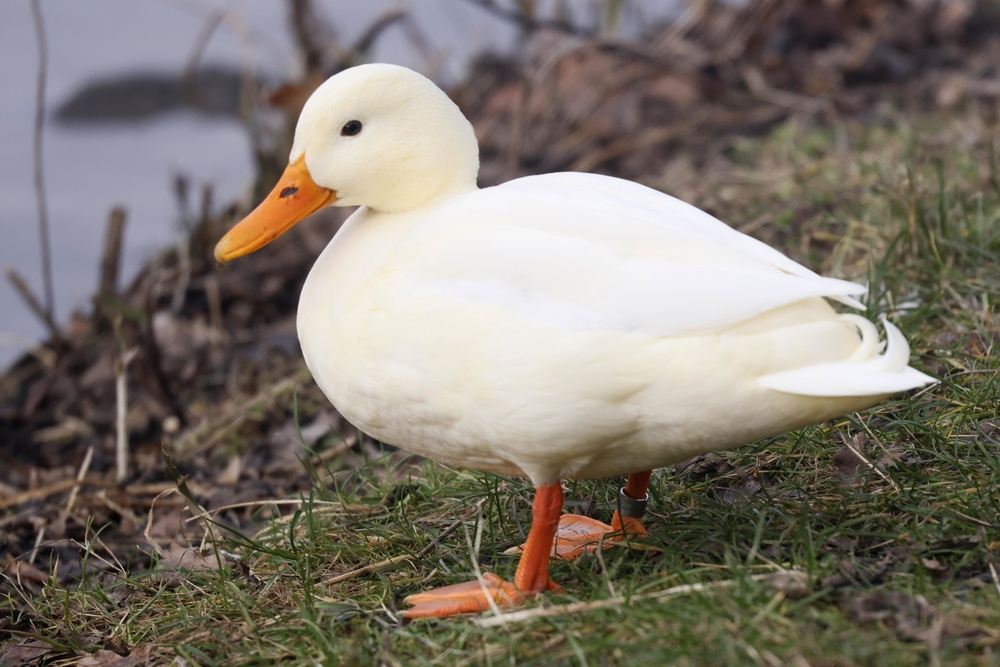
#> input picture sample.jpg, 1000 x 667 px, shrunk from 2048 x 1366 before the run
$ python lab_semana1.py
#> lines starting #> are read from the running program, lines starting #| are printed output that depends on the picture; after the words box and inside, x2 and y2 are one past the last pixel; in counts of white or black regions, pixels touching at a corner belong together
#> further down, img is the input picture: shape (667, 1000, 3); mean B, G, R 109.3, 118.6, 126.2
import cv2
import numpy as np
import matplotlib.pyplot as plt

def show_img(img, title="Imagen", cmap=None):
    plt.figure(figsize=(6, 6))
    plt.title(title)
    # TODO: Matplotlib espera RGB, OpenCV carga BGR.
    # Verifica si la imagen tiene 3 canales y conviértela para visualización correcta.
    if len(img.shape) == 3 and cmap is None:
        img_show = cv2.cvtColor(img, cv2.COLOR_BGR2RGB)
    else:
        img_show = img

    plt.imshow(img_show, cmap=cmap)
    plt.axis('off')
    plt.show()

def manual_contrast_brightness(image, alpha, beta):
    """
    Aplica g(x) = alpha * f(x) + beta de forma segura.
    Args:
        image: numpy array uint8
        alpha: float (contraste)
        beta: float (brillo)
    Returns:
        numpy array uint8
    """
#> called with alpha = 1.5, beta = 20
    # RETO 1: Implementar pipeline seguro
    # 1. Convertir a float32 y normalizar a [0, 1]
    # 2. Aplicar fórmula matemática vectorizada (Sin bucles for)
    # 3. Aplicar np.clip para evitar valores fuera de rango
    # 4. Des-normalizar (x255) y castear a uint8

    # TODO: Escribir código aquí
    processed_img = np.zeros_like(image) # Placeholder
    image = image.astype(np.float32) / 255.0
    processed_img = np.clip(alpha * image + beta/255.0, 0.0, 1.0)
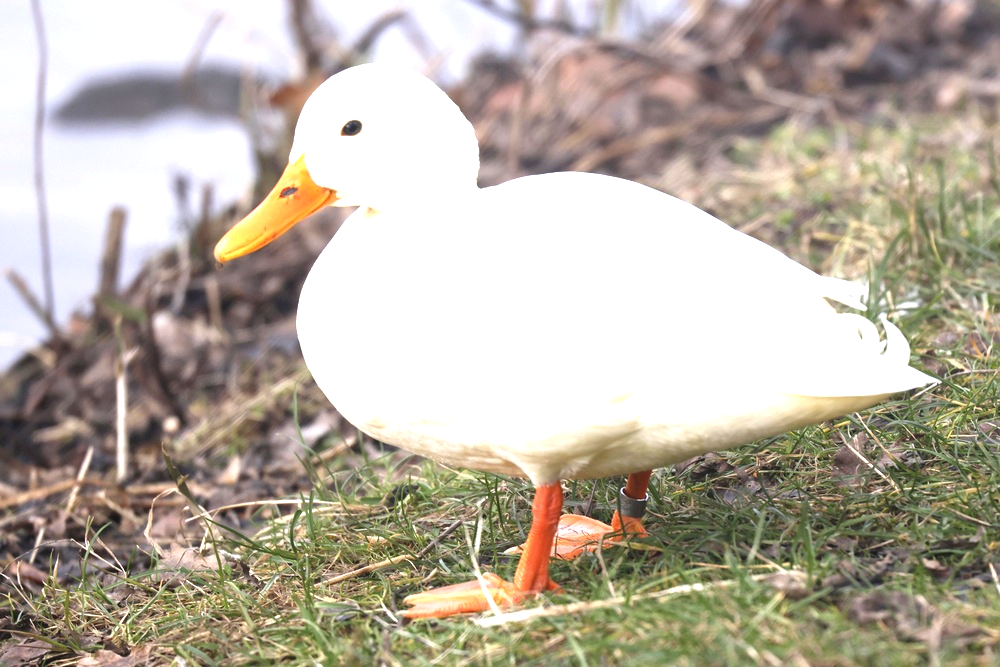
#> processed_img: shape (667, 1000, 3) float32; mean of channels 0, 1, 2 0.635, 0.688, 0.722; drawn as B, G, R
    return (processed_img * 255).astype(np.uint8)

def manual_gamma_correction(image, gamma):
    """
    Aplica V_out = V_in ^ gamma
    """
#> called with gamma = 0.5
    # RETO 2: Implementar corrección Gamma
    # Recordar: La operación potencia es costosa.
    # Usar Look-Up Table (LUT) es una optimización común, pero aquí usa matemáticas directas en float.

    # TODO: Escribir código aquí
    image = image.astype(np.float32) / 255.0
    gama_power = np.power(image, gamma)
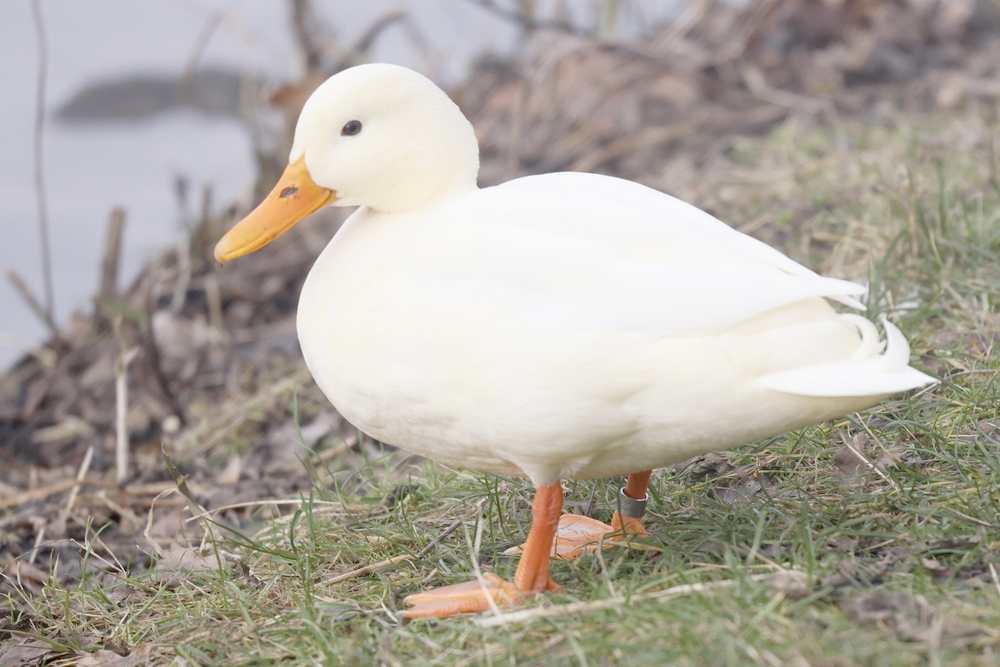
#> gama_power: shape (667, 1000, 3) float32; mean of channels 0, 1, 2 0.62, 0.656, 0.679; drawn as B, G, R

    gamma_img = np.zeros_like(image) # Placeholder
    gamma_img = np.clip(gama_power, 0.0, 1.0)
    return (gamma_img * 255).astype(np.uint8)


def hsv_segmentation(image):
    """
    Segmentar un objeto de color específico (ej. verde o rojo)
    """
    # 1. Convertir a HSV
    hsv = cv2.cvtColor(image, cv2.COLOR_BGR2HSV)
#> hsv: shape (667, 1000, 3); mean H, S, V 48.9, 56.5, 129.2

    # RETO 3: Definir rangos para un color.
    # OJO: En OpenCV Hue es [0, 179].
    # Ejemplo: Si buscas verde, H está alrededor de 60 (en escala 0-179).

    # TODO: Definir lower_bound y upper_bound (np.array)
    lower_bound = np.array([0, 0, 200])  # S = 0 permite blancos
    upper_bound = np.array([179, 30, 255])

    # aislamos solo los blancos


    # Crear máscara
    mask = cv2.inRange(hsv, lower_bound, upper_bound)
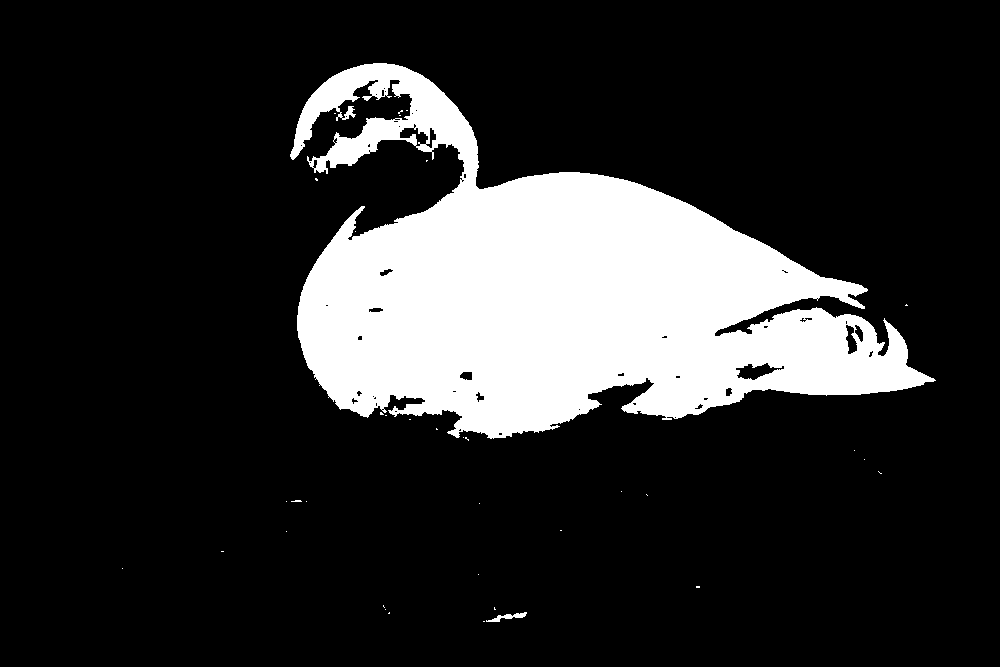
#> mask: shape (667, 1000); 17.8% white; 36 white regions (34 under 20 px), largest, box (x1, y1, x2, y2) and area: (290, 63, 936, 439) 118369, (486, 612, 527, 622) 155

    # Aplicar máscara a la imagen original (bitwise_and)
    result = cv2.bitwise_and(image, image, mask=mask)
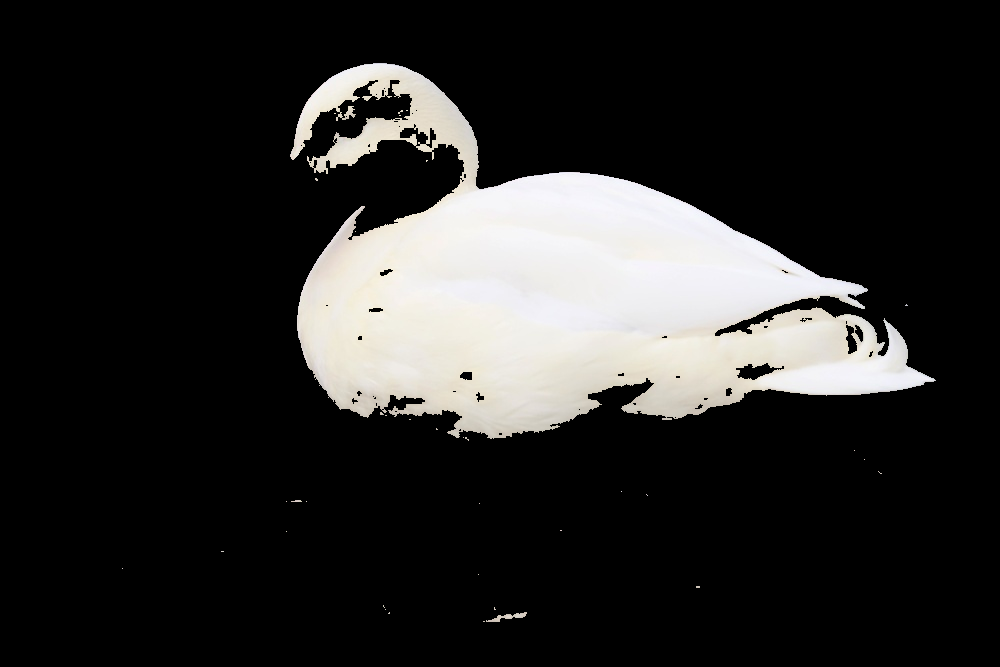
#> result: shape (667, 1000, 3); mean B, G, R 40.3, 41.2, 41.8
    return result

# --- BLOQUE PRINCIPAL ---
if __name__ == "__main__":
    # Cargar imagen (Asegúrate de tener una imagen 'sample.jpg')
    img = cv2.imread('sample.jpg')

    if img is None:
        print("Error: No se encontró la imagen.")
    else:
        # 1. Prueba de Contraste
        contrast_img = manual_contrast_brightness(img, 1.5, 20)
        show_img(contrast_img, "Contraste Alto (Manual)")

        # 2. Prueba de Gamma
        gamma_img = manual_gamma_correction(img, 0.5) # Aclarar sombras
        show_img(gamma_img, "Corrección Gamma 0.5")

        # 3. Segmentación
        seg_img = hsv_segmentation(img)
        show_img(seg_img, "Segmentación HSV")
